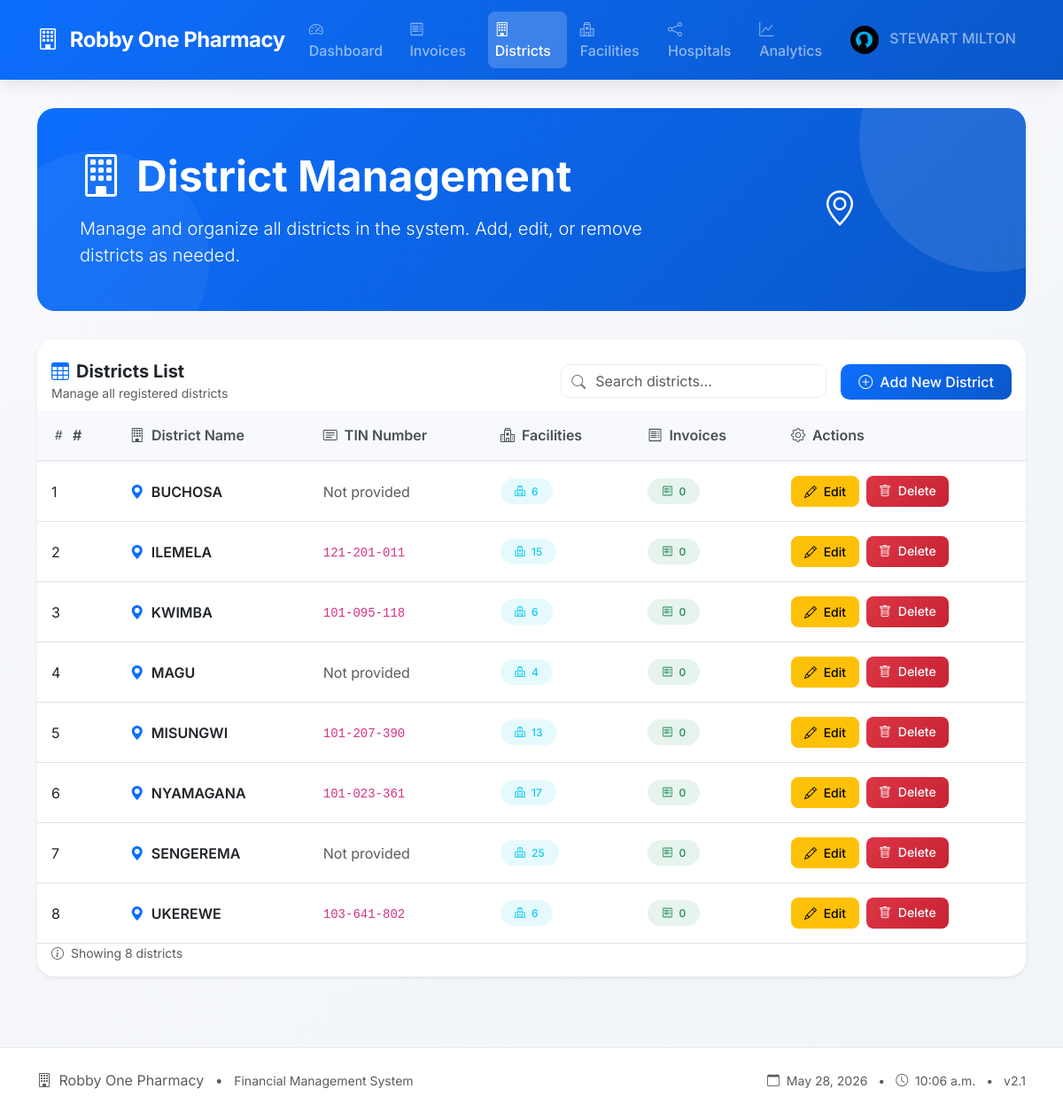
Screenshot of /districts/ (signed in) with the database file from the repository.
### invoices/models.py (models this page shows, shortened)
class UserProfile(models.Model):
    user = models.OneToOneField(User, on_delete=models.CASCADE, related_name='profile')
    phone = models.CharField(max_length=15, blank=True, null=True)
    address = models.TextField(blank=True, null=True)
    profile_picture = models.ImageField(upload_to='profile_pics/', blank=True, null=True)
    job_title = models.CharField(max_length=100, blank=True, null=True)
    department = models.CharField(max_length=100, blank=True, null=True)
    bio = models.TextField(max_length=500, blank=True, null=True)
    website = models.URLField(blank=True, null=True)
    company = models.CharField(max_length=100, blank=True, null=True)
    date_of_birth = models.DateField(blank=True, null=True)
    preferred_language = models.CharField(max_length=10, choices=[
        ('en', 'English'),
        ('sw', 'Swahili'),
    ], default='en')
    theme_preference = models.CharField(max_length=10, choices=[
        ('light', 'Light'),
        ('dark', 'Dark'),
    ], default='light')
    email_notifications = models.BooleanField(default=True)
    sms_notifications = models.BooleanField(default=False)
    created_at = models.DateTimeField(auto_now_add=True)
    updated_at = models.DateTimeField(auto_now=True)
    class Meta:
        verbose_name = "User Profile"
        verbose_name_plural = "User Profiles"

class District(models.Model):
    name = models.CharField(max_length=100, unique=True)
    tin_number = models.CharField(max_length=50, blank=True)
    class Meta:
        ordering = ['name']

### invoices/views.py (the view)
# urls.py: path('districts/', views.district_list, name='district_list'),
@login_required
@staff_member_required
def district_list(request):
    districts = District.objects.all().order_by('name')
    return render(request, 'invoices/district_list.html', {'districts': districts})

### invoices/templates/invoices/district_list.html (shortened to what this page needs)
{% extends 'base.html' %}
{% load humanize %}
{% load static %}
{% block content %}
<div class="container-fluid p-0">
    <div class="page-header text-white p-5 position-relative">
        <div style="position: relative; z-index: 1;">
            <div class="row align-items-center">
                <div class="col-md-8">
                    <h1 class="display-5 fw-bold mb-3">
                        <i class="bi bi-building me-3"></i>District Management
                    </h1>
                    <p class="lead mb-0">Manage and organize all districts in the system. Add, edit, or remove districts as needed.</p>
                </div>
                <div class="col-md-4 text-center d-none d-md-block">
                    <i class="bi bi-geo-alt fs-1"></i>
                </div>
            </div>
        </div>
    </div>
    <div class="table-card card shadow-sm">
        <div class="card-header bg-white border-0 pt-4">
            <div class="row align-items-center">
                <div class="col-md-6">
                    <h5 class="mb-0 fw-bold">
                        <i class="bi bi-table me-2 text-primary"></i>Districts List
                    </h5>
                    <small class="text-muted">Manage all registered districts</small>
                </div>
                <div class="col-md-6">
                    <div class="d-flex justify-content-md-end gap-3">
                        <div class="search-box">
                            <i class="bi bi-search"></i>
                            <input type="text" id="searchDistrict" class="form-control" placeholder="Search districts...">
                        </div>
                        <a href="{% url 'add_district' %}" class="btn btn-primary">
                            <i class="bi bi-plus-circle me-2"></i>Add New District
                        </a>
                    </div>
                </div>
            </div>
        </div>
        <div class="table-responsive">
            <table class="table table-hover mb-0" id="districtTable">
                <thead class="table-light">
                    <tr>
                        <th><i class="bi bi-hash me-1"></i> #</th>
                        <th><i class="bi bi-building me-1"></i> District Name</th>
                        <th><i class="bi bi-card-text me-1"></i> TIN Number</th>
                        <th><i class="bi bi-hospital me-1"></i> Facilities</th>
                        <th><i class="bi bi-receipt me-1"></i> Invoices</th>
                        <th><i class="bi bi-gear me-1"></i> Actions</th>
                    </tr>
                </thead>
                <tbody>
                    {% for district in districts %}
                    <tr onclick="window.location='{% url 'district_detail' district.id %}'" style="cursor: pointer;">
                        <td>{{ forloop.counter }}</td>
                        <td class="fw-semibold">
                            <i class="bi bi-geo-alt-fill text-primary me-2"></i>{{ district.name }}
                        </td>
                        <td>
                            {% if district.tin_number %}
                                <code>{{ district.tin_number }}</code>
                            {% else %}
                                <span class="text-muted">Not provided</span>
                            {% endif %}
                        </td>
                        <td>
                            <span class="badge bg-info bg-opacity-10 text-info px-3 py-2">
                                <i class="bi bi-hospital me-1"></i> {{ district.facilities.count }}
                            </span>
                        </td>
                        <td>
                            <span class="badge bg-success bg-opacity-10 text-success px-3 py-2">
                                <i class="bi bi-receipt me-1"></i> {{ district.total_invoices|default:0|intcomma }}
                            </span>
                        </td>
                        <td>
                            <div class="action-buttons">
                                <a href="{% url 'edit_district' district.id %}" class="btn btn-warning btn-sm" onclick="event.stopPropagation()">
                                    <i class="bi bi-pencil me-1"></i> Edit
                                </a>
                                <a href="{% url 'delete_district' district.id %}" class="btn btn-danger btn-sm" onclick="event.stopPropagation()">
                                    <i class="bi bi-trash me-1"></i> Delete
                                </a>
                            </div>
                        </td>
                    </tr>
                    {% endfor %}
                </tbody>
            </table>
        </div>
        {% if districts %}
        <div class="card-footer bg-white border-0 pt-0 pb-3">
            <div class="d-flex justify-content-between align-items-center">
                <small class="text-muted">
                    <i class="bi bi-info-circle me-1"></i> Showing {{ districts|length }} district{{ districts|length|pluralize }}
                </small>
            </div>
        </div>
        {% endif %}
    </div>
</div>
{% endblock %}

### invoices/templates/base.html (shortened to what this page needs)
{% load static %}
<!DOCTYPE html>
<html lang="en">
<head>
    <link href="https://cdn.jsdelivr.net/npm/bootstrap@5.3.0/dist/css/bootstrap.min.css" rel="stylesheet">
    <link rel="stylesheet" href="https://cdn.jsdelivr.net/npm/bootstrap-icons@1.11.3/font/bootstrap-icons.min.css">
</head>
<body>
<nav class="navbar navbar-expand-lg navbar-dark sticky-top">
    <div class="container">
        <a class="navbar-brand" href="{% url 'home' %}">
            <i class="bi bi-building me-2"></i>
            Robby One Pharmacy
        </a>
        <div class="collapse navbar-collapse" id="navbarMain">
            <ul class="navbar-nav me-auto">
                <li class="nav-item">
                    <a class="nav-link {% if request.resolver_match.url_name == 'home' %}active{% endif %}" href="{% url 'home' %}">
                        <i class="bi bi-speedometer2 me-1"></i> Dashboard
                    </a>
                </li>
                <li class="nav-item">
                    <a class="nav-link {% if request.resolver_match.url_name == 'all_invoices' %}active{% endif %}" href="{% url 'all_invoices' %}">
                        <i class="bi bi-receipt me-1"></i> Invoices
                    </a>
                </li>
                <li class="nav-item">
                    <a class="nav-link {% if request.resolver_match.url_name == 'district_list' %}active{% endif %}" href="{% url 'district_list' %}">
                        <i class="bi bi-building me-1"></i> Districts
                    </a>
                </li>
                <li class="nav-item">
                    <a class="nav-link {% if request.resolver_match.url_name == 'facility_list' %}active{% endif %}" href="{% url 'facility_list' %}">
                        <i class="bi bi-hospital me-1"></i> Facilities
                    </a>
                </li>
                <li class="nav-item">
                    <a class="nav-link {% if request.resolver_match.namespace == 'referral' %}active{% endif %}" href="{% url 'referral:dashboard' %}">
                        <i class="bi bi-share me-1"></i> Hospitals
                    </a>
                </li>
                <li class="nav-item">
                    <a class="nav-link {% if request.resolver_match.url_name == 'dashboard' %}active{% endif %}" href="{% url 'dashboard' %}">
                        <i class="bi bi-graph-up me-1"></i> Analytics
                    </a>
                </li>
            </ul>
            <ul class="navbar-nav ms-auto">
                {% if user.is_authenticated %}
                    <li class="nav-item dropdown user-menu">
                        <a class="nav-link dropdown-toggle" href="#" id="userDropdown" role="button" data-bs-toggle="dropdown" aria-expanded="false">
                            {% if user.profile.profile_picture %}
                                <img src="{{ user.profile.profile_picture.url }}" class="rounded-circle" width="32" height="32" style="object-fit: cover;">
                            {% else %}
                                <div class="user-avatar">
                                    <i class="bi bi-person-circle fs-5"></i>
                                </div>
                            {% endif %}
                            <span class="ms-2 d-none d-md-inline">{{ user.get_full_name|default:user.username }}</span>
                        </a>
                    </li>
                {% endif %}
            </ul>
        </div>
    </div>
</nav>
    <div class="main-container">
        <div class="container">
            {% block content %}{% endblock %}
        </div>
    </div>
    <footer class="footer">
        <div class="container">
            <div class="row align-items-center">
                <div class="col-md-6 text-center text-md-start">
                    <p class="mb-0 text-muted">
                        <i class="bi bi-building me-1"></i> Robby One Pharmacy
                        <br class="d-md-none">
                        <span class="mx-2 d-none d-md-inline">•</span>
                        <small class="text-muted">Financial Management System</small>
                    </p>
                </div>
                <div class="col-md-6 text-center text-md-end mt-3 mt-md-0">
                    <p class="mb-0 text-muted small">
                        <i class="bi bi-calendar me-1"></i> {% now "F j, Y" %}
                        <span class="mx-2">•</span>
                        <i class="bi bi-clock me-1"></i> {% now "g:i a" %}
                        <span class="mx-2">•</span>
                         v2.1
                    </p>
                </div>
            </div>
        </div>
    </footer>
</body>
</html>

### invoices/templates/base.html (style rules this page uses)
:root { --primary-color: #0d6efd; --secondary-color: #6c757d; --success-color: #198754; --danger-color: #dc3545; --warning-color: #ffc107; --info-color: #0dcaf0; --dark-bg: #1a1e2c; --sidebar-bg: #0f1117; }
* { margin: 0; padding: 0; box-sizing: border-box; }
body { background: linear-gradient(135deg, #f8f9fc 0%, #f1f4f9 100%); font-family: 'Inter', -apple-system, BlinkMacSystemFont, 'Segoe UI', Roboto, sans-serif; min-height: 100vh; }
.navbar { background: linear-gradient(135deg, #0d6efd 0%, #0a58ca 100%) !important; box-shadow: 0 4px 20px rgba(0,0,0,0.1); padding: 0.8rem 0; }
.navbar-brand { font-size: 1.5rem; font-weight: 700; letter-spacing: -0.5px; position: relative; padding: 0; }
.navbar-brand::before { content: ''; position: absolute; bottom: -5px; left: 0; width: 100%; height: 2px; background: rgba(255,255,255,0.3); transform: scaleX(0); transition: transform 0.3s; }
.navbar-nav .nav-link { font-weight: 500; padding: 0.5rem 1rem; margin: 0 0.2rem; border-radius: 8px; transition: all 0.3s; position: relative; }
.navbar-nav .nav-link.active { background: rgba(255,255,255,0.2); }
.user-menu { position: relative; }
.user-menu .dropdown-toggle::after { display: none; }
.main-container { min-height: calc(100vh - 72px); padding: 2rem 0; }
.card { border: none; border-radius: 16px; box-shadow: 0 2px 10px rgba(0,0,0,0.05); transition: all 0.3s; }
.btn { border-radius: 10px; padding: 0.5rem 1.25rem; font-weight: 500; transition: all 0.3s; }
.btn-primary { background: linear-gradient(135deg, #0d6efd 0%, #0a58ca 100%); border: none; }
.btn-danger { background: linear-gradient(135deg, #dc3545 0%, #c82333 100%); border: none; }
.table { margin-bottom: 0; }
.table thead th { background: #f8f9fc; border-bottom: 2px solid #e9ecef; font-weight: 600; color: #495057; padding: 1rem; }
.table tbody tr { transition: all 0.2s; }
.table tbody td { padding: 1rem; vertical-align: middle; }
.badge { padding: 0.35rem 0.75rem; border-radius: 20px; font-weight: 500; }
.footer { background: #ffffff; border-top: 1px solid #e9ecef; padding: 1.5rem 0; margin-top: 3rem; }

### invoices/templates/invoices/district_list.html (style rules this page uses)
.page-header { background: linear-gradient(135deg, #0d6efd 0%, #0a58ca 100%); border-radius: 20px; position: relative; overflow: hidden; margin-bottom: 2rem; }
.page-header::before { content: ''; position: absolute; top: -50%; right: -10%; width: 300px; height: 300px; background: rgba(255,255,255,0.1); border-radius: 50%; animation: float 20s infinite; }
.page-header::after { content: ''; position: absolute; bottom: -30%; left: -5%; width: 250px; height: 250px; background: rgba(255,255,255,0.05); border-radius: 50%; animation: float 15s infinite reverse; }
.table-card { border: none; border-radius: 20px; box-shadow: 0 4px 15px rgba(0,0,0,0.05); transition: all 0.3s; overflow: hidden; }
.table-hover tbody tr { transition: all 0.2s; cursor: pointer; }
.action-buttons { display: flex; gap: 8px; }
.btn-sm { padding: 6px 14px; border-radius: 8px; font-size: 0.875rem; transition: all 0.2s; }
.search-box { position: relative; width: 300px; }
.search-box input { padding-left: 38px; border-radius: 10px; border: 1px solid #e9ecef; transition: all 0.3s; }
.search-box i { position: absolute; left: 12px; top: 50%; transform: translateY(-50%); color: #6c757d; }

### rows the page displays
District: name "BUCHOSA", tin_number "Not provided", facilities.count "6", total_invoices "0"
District: name "ILEMELA", tin_number "121-201-011", facilities.count "15", total_invoices "0"
District: name "KWIMBA", tin_number "101-095-118", facilities.count "6", total_invoices "0"
District: name "MAGU", tin_number "Not provided", facilities.count "4", total_invoices "0"
District: name "MISUNGWI", tin_number "101-207-390", facilities.count "13", total_invoices "0"
District: name "NYAMAGANA", tin_number "101-023-361", facilities.count "17", total_invoices "0"
District: name "SENGEREMA", tin_number "Not provided", facilities.count "25", total_invoices "0"
District: name "UKEREWE", tin_number "103-641-802", facilities.count "6", total_invoices "0"

### other values shown
{{ user.get_full_name|default:user.username }} "STEWART MILTON"
{{ districts|length }} "8"
